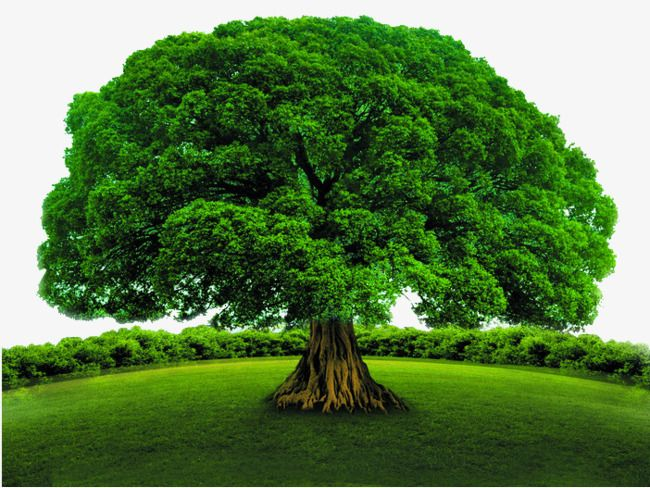
#> input picture images/tree.jpg, 650 x 488 px
$ python 'görüntü_eşikleme.py'
#> lines starting #> are read from the running program, lines starting #| are printed output that depends on the picture; after the words box and inside, x2 and y2 are one past the last pixel; in counts of white or black regions, pixels touching at a corner belong together
import cv2

img = cv2.imread("images/tree.jpg")
#> img is the input picture: shape (488, 650, 3); mean B, G, R 68.9, 122.6, 88.7
img = cv2.cvtColor(img, cv2.COLOR_BGR2GRAY)
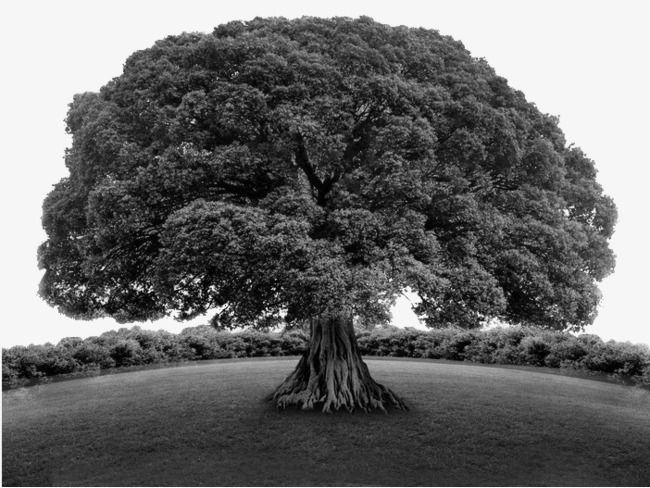
#> img: shape (488, 650); min 0, max 255, mean 106.4
cv2.imshow("orijinsl", img)

_, thresh_img  =cv2.threshold(img, thresh = 135, maxval = 255, type = cv2.THRESH_BINARY)
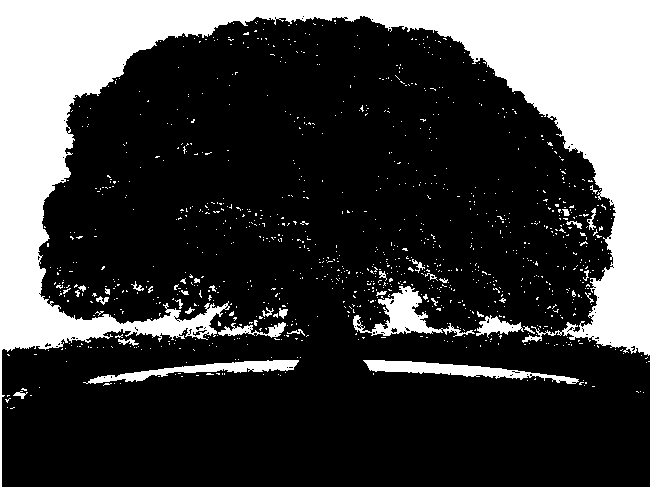
#> thresh_img: shape (488, 650); 25.7% white; 1070 white regions (1035 under 20 px), largest, box (x1, y1, x2, y2) and area: (0, 0, 650, 488) 71490, (353, 286, 475, 337) 1871, (363, 360, 579, 384) 1831

cv2.imshow("Deneme", thresh_img)
cv2.waitKey(0)
